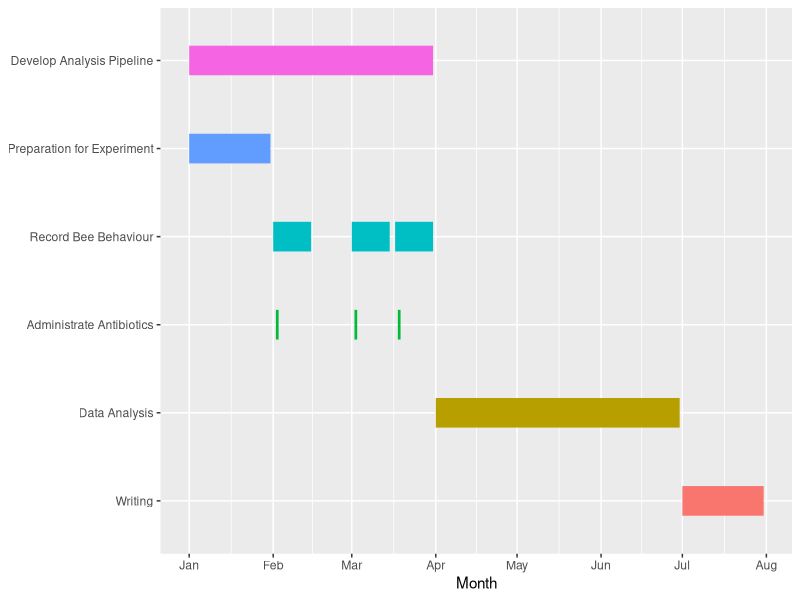

This figure's R source:
require(ggplot2)

activity <- c("Develop Analysis Pipeline", "Preparation for Experiment", "Administrate Antibiotics", "Record Bee Behaviour", "Administrate Antibiotics", "Record Bee Behaviour", "Administrate Antibiotics", "Record Bee Behaviour", "Data Analysis", "Writing")
activity <- cbind(activity, c(1:length(activity)))
Activity <- c("Develop Analysis Pipeline", "Preparation for Experiment", "Administrate Antibiotics", "Record Bee Behaviour", "Data Analysis", "Writing")
start <- c("start")
end <- c("end")

Starts <- cbind(activity, start)
Ends <- cbind(activity, end)
Gantt <- as.data.frame(rbind(Starts, Ends))
Dates <- c("2020-01-01", "2020-01-01", "2020-02-02", "2020-02-01", "2020-03-02", "2020-03-01", "2020-03-18", "2020-03-17", "2020-04-01", "2020-07-01","2020-03-31", "2020-01-31", "2020-02-03", "2020-02-15", "2020-03-03", "2020-03-15", "2020-03-19", "2020-03-31", "2020-06-30", "2020-07-31")
Dates <- as.Date(Dates, "%Y-%m-%d")
Gantt$date <- Dates
Gantt$activity <- factor(Gantt$activity,levels = c("Writing", "Data Analysis", "Administrate Antibiotics", "Record Bee Behaviour", "Preparation for Experiment", "Develop Analysis Pipeline"))

p <- ggplot(Gantt, aes(date, activity, color = activity, group = V2)) +
	geom_line(size = 10) +
	labs(x="Month", y=NULL)

pdf("../Figures/gnatt.pdf", 10, 3)
    p + theme(legend.position = "none") +
    scale_x_date(date_breaks = "months", date_labels = "%b")
graphics.off();
